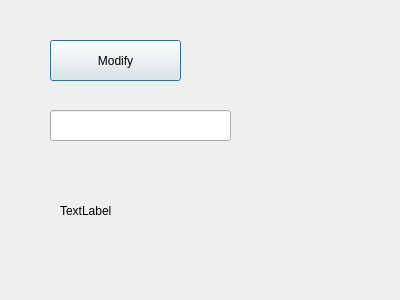
<?xml version="1.0" encoding="UTF-8"?>
<ui version="4.0">
 <class>DialogModify</class>
 <widget class="QDialog" name="DialogModify">
  <property name="geometry">
   <rect>
    <x>0</x>
    <y>0</y>
    <width>400</width>
    <height>300</height>
   </rect>
  </property>
  <property name="windowTitle">
   <string>Dialog</string>
  </property>
  <widget class="QPushButton" name="pushButton">
   <property name="geometry">
    <rect>
     <x>50</x>
     <y>40</y>
     <width>131</width>
     <height>41</height>
    </rect>
   </property>
   <property name="text">
    <string>Modify</string>
   </property>
  </widget>
  <widget class="QLineEdit" name="lineEdit">
   <property name="geometry">
    <rect>
     <x>50</x>
     <y>110</y>
     <width>181</width>
     <height>31</height>
    </rect>
   </property>
  </widget>
  <widget class="QLabel" name="label">
   <property name="geometry">
    <rect>
     <x>60</x>
     <y>180</y>
     <width>181</width>
     <height>61</height>
    </rect>
   </property>
   <property name="text">
    <string>TextLabel</string>
   </property>
  </widget>
 </widget>
 <resources/>
 <connections/>
</ui>
